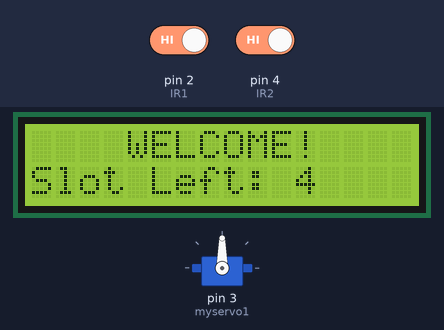
Simulated run of this sketch. Board: Arduino Uno, built with avr-gcc and run on an emulated ATmega328P. On the bench: servo, 16×2 character LCD. Inputs (shaded band) come from the test bench; at power-on: pin 2 (IR1) HIGH, pin 4 (IR2) HIGH.

Above: at 3.2 s.
3.3 s: pin 2 (IR1) driven LOW
At 3.6 s:
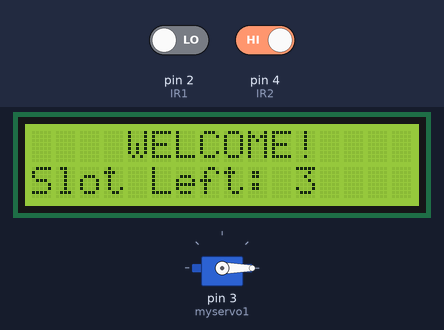
4.8 s: pin 4 (IR2) driven LOW
At 7.5 s:
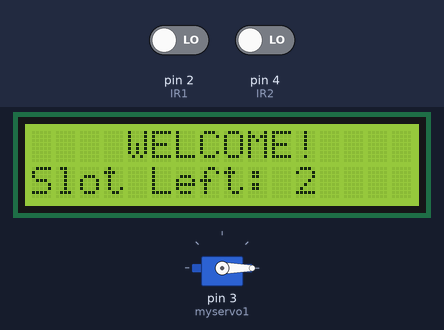
7.8 s: pin 2 (IR1) driven HIGH
At 9.0 s:
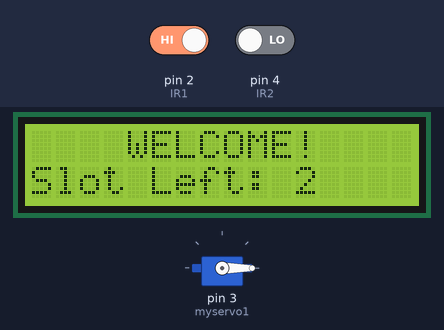
Timing chart, 0 to 10.8 s (numbered marks = the images above; inputs shaded):
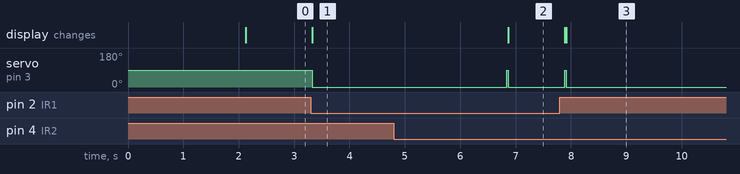

Measured:
- after the input at 3.3 s, servo on pin 3 (myservo1): 90° → 0° at once; the display: changes at once (image 1)
- after the input at 4.8 s, servo on pin 3 (myservo1): 0° → 90° after 2.0 s, → 0° 0.03 s later; the display: changes after 2.1 s (image 2)
- after the input at 7.8 s, servo on pin 3 (myservo1): goes on until 7.9 s, then stays 0°

The sketch:

smart_car_parking_system.ino
```cpp
//SMART CAR PARKING SYSTEM USING ARDUINO AND IR SENSOR
//AUTHOR:: SREEPARNA RAY
//DATE:: 30th October,2021

#include <Wire.h>
#include <LiquidCrystal_I2C.h>
LiquidCrystal_I2C lcd(0x27,16,2);
#include <Servo.h>

Servo myservo1;

int IR1 = 2;    //ENTRY
int IR2 = 4;    //EXIT

int Slot=4;     //TOTAL SLOT

int flag1 = 0;
int flag2 = 0;

void setup() {
  pinMode(IR1, INPUT);
  pinMode(IR2, INPUT);

  myservo1.attach(3);
  myservo1.write(90);

  lcd.init();
  lcd.backlight();

  lcd.setCursor (0,0);
  lcd.print("   SMART CAR    ");
  lcd.setCursor (0,1);
  lcd.print(" PARKING SYSTEM ");
  delay (2000);
  lcd.clear();
}

void loop() {

  //When car is trying to entry in parking area.
  if(digitalRead (IR1) == LOW && flag1==0)
  {
    if(Slot>0)        //When Parking area is not full
    {
      flag1=1;
      if(flag2==0)
      {
        myservo1.write(0);
        Slot = Slot-1;
      }
    }else             //When there is no parking slot
    {
      lcd.setCursor (0,0);
      lcd.print("    SORRY :(    ");
      lcd.setCursor (0,1);
      lcd.print("  Parking Full  ");
      delay (3000);
      lcd.clear();
    }
  }

  //When a car wants to exit
  if(digitalRead (IR2) == LOW && flag2==0)
  {
    flag2=1;
    if(flag1==0)
    {
      myservo1.write(0);
      Slot = Slot+1;
    }
  }

  if(flag1==1 && flag2==1)
  {
    delay (1000);
    myservo1.write(90);
    flag1=0, flag2=0;
  }

  lcd.setCursor (0,0);
  lcd.print("    WELCOME!    ");
  lcd.setCursor (0,1);
  lcd.print("Slot Left: ");
  lcd.print(Slot);
}
```
